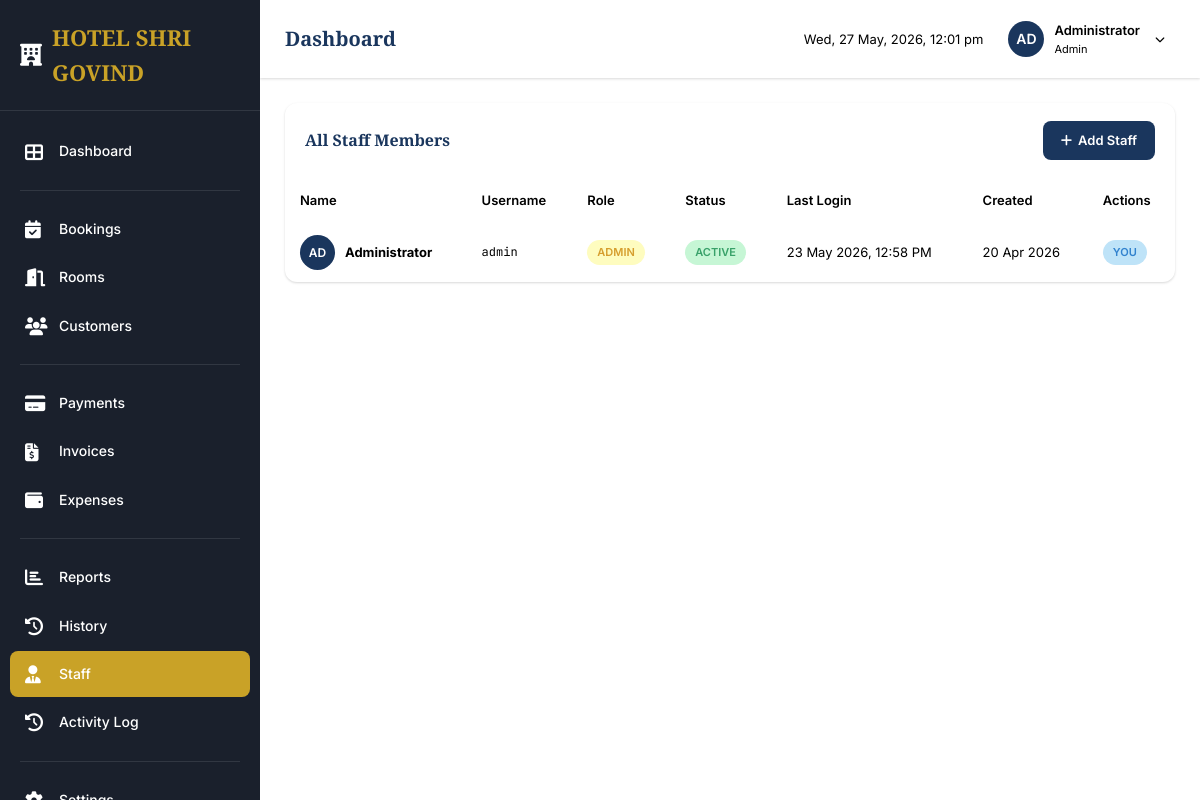
The page /staff (signed in) on the database its author committed.
### app.py (models this page shows, shortened)
class Settings(db.Model):
    __tablename__ = 'settings'
    id = db.Column(db.Integer, primary_key=True)
    key = db.Column(db.String(50), unique=True, nullable=False)
    value = db.Column(db.Text)
    @staticmethod
    def get(key, default=None):
        setting = Settings.query.filter_by(key=key).first()
        return setting.value if setting else default

class Staff(db.Model, UserMixin):
    __tablename__ = 'staff'
    id = db.Column(db.Integer, primary_key=True)
    username = db.Column(db.String(50), unique=True, nullable=False)
    password_hash = db.Column(db.String(255), nullable=False)
    name = db.Column(db.String(100), nullable=False)
    role = db.Column(db.String(20), nullable=False, default='receptionist')
    is_active = db.Column(db.Boolean, default=True)
    created_at = db.Column(db.DateTime, default=datetime.utcnow)
    last_login = db.Column(db.DateTime)
    def is_admin(self):
        return self.role == 'admin'

### app.py (the view)
@app.route('/staff')
@login_required
@admin_required
def staff():
    staff_list = Staff.query.order_by(Staff.created_at.desc()).all()
    return render_template('staff.html', staff_list=staff_list)

### app.py (called while the page is built)
@login_manager.user_loader
def load_user(user_id):
    return db.session.get(Staff, int(user_id))

def admin_required(f):
    @wraps(f)
    def decorated_function(*args, **kwargs):
        if not current_user.is_authenticated or not current_user.is_admin():
            abort(403)
        return f(*args, **kwargs)
    return decorated_function

### templates/staff.html (shortened to what this page needs)
{% extends "base.html" %}
{% block content %}
<div class="card">
    <div class="card-header">
        <h3 class="card-title">All Staff Members</h3>
        <a href="{{ url_for('new_staff') }}" class="btn btn-primary">
            <i class="fas fa-plus"></i> Add Staff
        </a>
    </div>
    <div class="card-body" style="padding: 0;">
        {% if staff_list %}
        <div class="table-wrapper">
            <table class="data-table">
                <thead>
                    <tr>
                        <th>Name</th>
                        <th>Username</th>
                        <th>Role</th>
                        <th>Status</th>
                        <th>Last Login</th>
                        <th>Created</th>
                        <th>Actions</th>
                    </tr>
                </thead>
                <tbody>
                    {% for staff in staff_list %}
                    <tr>
                        <td>
                            <div style="display: flex; align-items: center; gap: 10px;">
                                <div style="width: 35px; height: 35px; border-radius: 50%; background: var(--primary); color: white; display: flex; align-items: center; justify-content: center; font-weight: 600; font-size: 12px;">
                                    {{ staff.name[:2].upper() }}
                                </div>
                                <strong>{{ staff.name }}</strong>
                            </div>
                        </td>
                        <td class="text-mono">{{ staff.username }}</td>
                        <td>
                            <span class="badge badge-{{ 'warning' if staff.role == 'admin' else 'primary' }}">
                                {{ staff.role|title }}
                            </span>
                        </td>
                        <td>
                            {% if staff.is_active %}
                            <span class="badge badge-success">Active</span>
                            {% else %}
                            <span class="badge badge-danger">Inactive</span>
                            {% endif %}
                        </td>
                        <td>
                            {% if staff.last_login %}
                            {{ staff.last_login.strftime('%d %b %Y, %I:%M %p') }}
                            {% else %}
                            Never
                            {% endif %}
                        </td>
                        <td>{{ staff.created_at.strftime('%d %b %Y') }}</td>
                        <td>
                            {% if staff.id != current_user.id %}
                            <button onclick="toggleStaff({{ staff.id }})" class="btn btn-sm btn-{{ 'warning' if staff.is_active else 'success' }}">
                                <i class="fas fa-{{ 'ban' if staff.is_active else 'check' }}"></i>
                            </button>
                            {% else %}
                            <span class="badge badge-info">You</span>
                            {% endif %}
                        </td>
                    </tr>
                    {% endfor %}
                </tbody>
            </table>
        </div>
        {% endif %}
    </div>
</div>
{% endblock %}

### templates/partials/sidebar.html (shortened to what this page needs)
<nav class="sidebar">
    <div class="sidebar-header">
        <a href="{{ url_for('dashboard') }}" class="sidebar-logo">
            <i class="fas fa-hotel"></i>
            <span>{{ hotel.name|default('HOTEL SHRI GOVIND') }}</span>
        </a>
    </div>
    <div class="sidebar-nav">
        <div class="nav-item">
            <a href="{{ url_for('dashboard') }}" class="nav-link {% if request.endpoint == 'dashboard' %}active{% endif %}">
                <i class="fas fa-th-large"></i>
                Dashboard
            </a>
        </div>
        <div class="nav-divider"></div>
        <div class="nav-item">
            <a href="{{ url_for('bookings') }}" class="nav-link {% if 'booking' in request.endpoint %}active{% endif %}">
                <i class="fas fa-calendar-check"></i>
                Bookings
            </a>
        </div>
        <div class="nav-item">
            <a href="{{ url_for('rooms') }}" class="nav-link {% if request.endpoint == 'rooms' or 'room' in request.endpoint %}active{% endif %}">
                <i class="fas fa-door-open"></i>
                Rooms
            </a>
        </div>
        <div class="nav-item">
            <a href="{{ url_for('customers') }}" class="nav-link {% if 'customer' in request.endpoint %}active{% endif %}">
                <i class="fas fa-users"></i>
                Customers
            </a>
        </div>
        <div class="nav-divider"></div>
        <div class="nav-item">
            <a href="{{ url_for('payments') }}" class="nav-link {% if request.endpoint == 'payments' %}active{% endif %}">
                <i class="fas fa-credit-card"></i>
                Payments
            </a>
        </div>
        <div class="nav-item">
            <a href="{{ url_for('invoices') }}" class="nav-link {% if 'invoice' in request.endpoint %}active{% endif %}">
                <i class="fas fa-file-invoice-dollar"></i>
                Invoices
            </a>
        </div>
        <div class="nav-item">
            <a href="{{ url_for('expenses') }}" class="nav-link {% if request.endpoint == 'expenses' %}active{% endif %}">
                <i class="fas fa-wallet"></i>
                Expenses
            </a>
        </div>
        <div class="nav-divider"></div>
        <div class="nav-item">
            <a href="{{ url_for('reports') }}" class="nav-link {% if request.endpoint == 'reports' or 'report' in request.endpoint %}active{% endif %}">
                <i class="fas fa-chart-bar"></i>
                Reports
            </a>
        </div>
        <div class="nav-item">
            <a href="{{ url_for('history') }}" class="nav-link {% if request.endpoint == 'history' %}active{% endif %}">
                <i class="fas fa-history"></i>
                History
            </a>
        </div>
        {% if current_user.is_admin() %}
        <div class="nav-item">
            <a href="{{ url_for('staff') }}" class="nav-link {% if 'staff' in request.endpoint %}active{% endif %}">
                <i class="fas fa-user-tie"></i>
                Staff
            </a>
        </div>
        <div class="nav-item">
            <a href="{{ url_for('activity_log') }}" class="nav-link {% if request.endpoint == 'activity_log' %}active{% endif %}">
                <i class="fas fa-history"></i>
                Activity Log
            </a>
        </div>
        {% endif %}
        <div class="nav-divider"></div>
        <div class="nav-item">
            <a href="{{ url_for('settings') }}" class="nav-link {% if request.endpoint == 'settings' %}active{% endif %}">
                <i class="fas fa-cog"></i>
            </a>
        </div>
    </div>
</nav>

### templates/partials/topnav.html (shortened to what this page needs)
<nav class="top-nav">
    <div class="top-nav-left">
        <h1 class="page-title">{% block page_title %}Dashboard{% endblock %}</h1>
    </div>
    <div class="top-nav-right">
        <span class="nav-time" id="current-time">
        </span>
        <div class="user-dropdown">
            <div class="user-avatar">
                {{ current_user.name[:2].upper() }}
            </div>
            <div class="user-info">
                <div class="user-name">{{ current_user.name }}</div>
                <div class="user-role">{{ current_user.role|title }}</div>
            </div>
            <i class="fas fa-chevron-down" style="color: var(--gray-400); font-size: 10px; margin-left: 5px;"></i>
        </div>
    </div>
</nav>

### rows shown on the page
Settings: name "HOTEL SHRI GOVIND"
Staff: name "AD", name "Administrator", role "Admin", username "admin", role "ADMIN", is_active "ACTIVE", last_login "23 May 2026, 12:58 PM", created_at "20 Apr 2026", shows "YOU"
